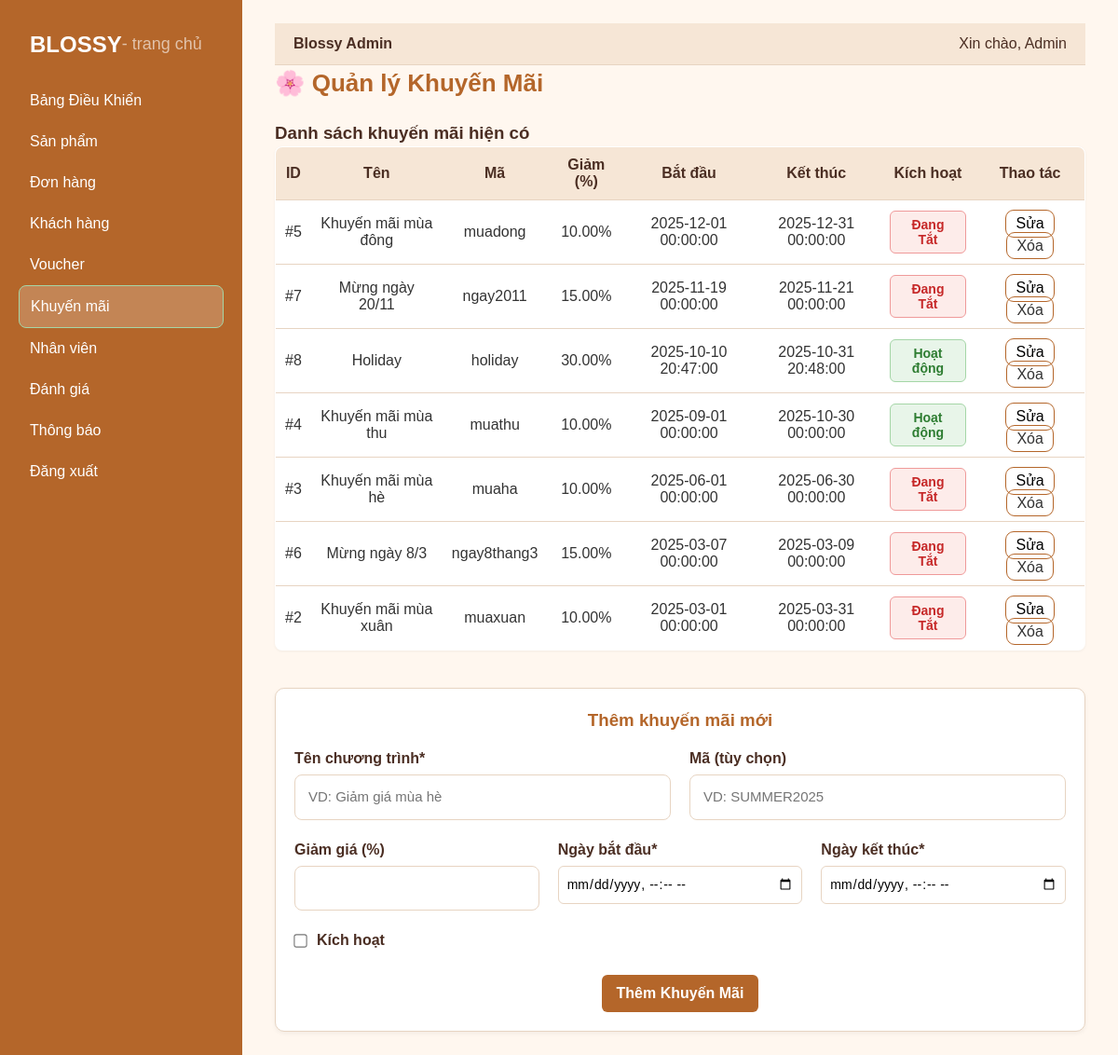
Page /index.php/index.php?controller=adminpromotion&action=index (signed in) on the committed database.
### tables this page shows
CREATE TABLE `promotions` (
  `id` bigint(20) UNSIGNED NOT NULL,
  `code` varchar(64) DEFAULT NULL,
  `name` varchar(191) NOT NULL,
  `discount_percent` decimal(5,2) NOT NULL CHECK (`discount_percent` >= 0 and `discount_percent` <= 100),
  `starts_at` datetime NOT NULL,
  `ends_at` datetime NOT NULL,
  `is_active` tinyint(1) NOT NULL DEFAULT 1,
  `created_by` bigint(20) UNSIGNED DEFAULT NULL,
  `created_at` datetime NOT NULL DEFAULT current_timestamp()
);

### App/Controllers/AdminPromotionController.php (called while the page is built, shortened)
<?php
require_once __DIR__ . '/../Models/AdminPromotionModel.php';
class AdminPromotionController extends BaseController
{
    private $model;
    public function __construct()
    {
        $this->model = new AdminPromotionModel();
    }
    public function index()
    {
        $promotions = $this->model->getAll();
        $this->loadView('Admin.Promotions.List', ['promotions' => $promotions]);
    }
}

### App/Models/Database/database.php (called while the page is built, shortened)
<?php
class Database {
    private $servername = "localhost";
    private $username = "root";
    private $password = "0586964157";
    private $databasename = "web_ban_hoa";
    function connection_database(): PDO {
        try {
            $conn = new PDO(
                "mysql:host=$this->servername;dbname=$this->databasename",
                $this->username,
                $this->password
            );
            $conn->setAttribute(PDO::ATTR_ERRMODE, PDO::ERRMODE_EXCEPTION);
        } catch (PDOException $e) {
            throw $e;
        }
        return $conn;
    }
}
?>

### App/Models/AdminPromotionModel.php (called while the page is built, shortened)
<?php
require_once 'BaseModel.php';
class AdminPromotionModel extends BaseModel
{
    public function getAll()
    {
        $sql = "SELECT * FROM promotions ORDER BY starts_at DESC";
        return $this->query($sql);
    }
}

### App/Models/BaseModel.php (called while the page is built, shortened)
<?php
require_once __DIR__ . '/Database/Database.php';
class BaseModel {
    public $conn;
    public function __construct() {
        $db = new database();
        $this->conn = $db->connection_database();
    }
    protected function query(string $sql): array {
        $stmt = $this->conn->query($sql);
        return $stmt->fetchAll(PDO::FETCH_ASSOC);
    }
}

### App/Views/Admin/Promotions/List.php (the view, shortened to what this page needs)
<link rel="stylesheet" href="<?= BASE_URL ?>Public/Assets/Css/Admin/Promotion.css?v=<?= time() ?>">
<div id="admin-promotion">
  <?php include_once __DIR__ . '/../Layouts/Sidebar.php'; ?>
  <div class="admin-promotion">
    <?php include_once __DIR__ . '/../Layouts/Header.php'; ?>
    <h2 class="admin-title">🌸 Quản lý Khuyến Mãi</h2>
    <div class="admin-promotion__list">
      <h3>Danh sách khuyến mãi hiện có</h3>
      <table class="admin-table">
        <thead>
          <tr>
            <th>ID</th>
            <th>Tên</th>
            <th>Mã</th>
            <th>Giảm (%)</th>
            <th>Bắt đầu</th>
            <th>Kết thúc</th>
            <th>Kích hoạt</th>
            <th>Thao tác</th>
          </tr>
        </thead>
        <tbody>
          <?php if (!empty($promotions)): ?>
            <?php foreach ($promotions as $promo): ?>
              <tr>
                <td>#<?= $promo['id'] ?></td>
                <td><?= htmlspecialchars($promo['name']) ?></td>
                <td><?= htmlspecialchars($promo['code'] ?? '-') ?></td>
                <td><?= htmlspecialchars($promo['discount_percent']) ?>%</td>
                <td><?= htmlspecialchars($promo['starts_at']) ?></td>
                <td><?= htmlspecialchars($promo['ends_at']) ?></td>
                <td>
                  <button
                    class="toggle <?= $promo['is_active'] ? 'active' : 'blocked' ?>"
                    data-id="<?= $promo['id'] ?>">
                    <?= $promo['is_active'] ? 'Hoạt động' : 'Đang Tắt' ?>
                  </button>
                </td>
                <td>
                  <button class="promotion-edit btn-edit"
                    data-id="<?= $promo['id'] ?>"
                    data-name="<?= htmlspecialchars($promo['name']) ?>"
                    data-code="<?= htmlspecialchars($promo['code']) ?>"
                    data-discount="<?= $promo['discount_percent'] ?>"
                    data-start="<?= $promo['starts_at'] ?>"
                    data-end="<?= $promo['ends_at'] ?>"
                    data-active="<?= $promo['is_active'] ?>">Sửa</button>
                  <a href="index.php?controller=adminpromotion&action=delete&id=<?= $promo['id'] ?>"
                     onclick="return confirm('Bạn có chắc muốn xóa khuyến mãi này?')"
                     class="btn-delete">Xóa</a>
                </td>
              </tr>
            <?php endforeach; ?>
          <?php else: ?>
            <tr><td colspan="8" style="text-align:center;">Chưa có khuyến mãi nào</td></tr>
          <?php endif; ?>
        </tbody>
      </table>
    </div>
    <div class="admin-promotion__form">
      <h3 id="promotionFormTitle">Thêm khuyến mãi mới</h3>
      <form method="POST" id="promotionForm" action="index.php?controller=adminpromotion&action=create">
        <div class="form-row">
          <div class="form-group">
            <label for="name">Tên chương trình*</label>
            <input type="text" name="name" id="promotion_name" required placeholder="VD: Giảm giá mùa hè">
          </div>
          <div class="form-group">
            <label for="code">Mã (tùy chọn)</label>
            <input type="text" name="code" id="promotion_code" placeholder="VD: SUMMER2025">
          </div>
        </div>
        <div class="form-row">
          <div class="form-group">
            <label for="discount_percent">Giảm giá (%)</label>
            <input type="number" name="discount_percent" id="promotion_discount" min="1" max="100" required>
          </div>
          <div class="form-group">
            <label for="starts_at">Ngày bắt đầu*</label>
            <input type="datetime-local" name="starts_at" id="promotion_start" required>
          </div>
          <div class="form-group">
            <label for="ends_at">Ngày kết thúc*</label>
            <input type="datetime-local" name="ends_at" id="promotion_end" required>
          </div>
        </div>
        <div class="form-group checkbox">
          <label><input type="checkbox" name="is_active" id="promotion_active"> Kích hoạt</label>
        </div>
        <div class="form-actions">
          <button type="submit" id="promotionSubmitBtn" class="btn btn-primary">Thêm Khuyến Mãi</button>
        </div>
      </form>
    </div>
  </div>
</div>

### Public/Assets/Css/Admin/Promotion.css (style rules this page uses)
#admin-promotion { display: flex; background: var(--bg); color: var(--text); font-family: "Poppins", sans-serif; min-height: 100vh; width: 100%; }
.admin-promotion { flex: 1; padding: 25px 35px; }
.admin-title { font-size: 26px; font-weight: 700; color: var(--primary); margin-bottom: 20px; }
.admin-promotion__list { margin-bottom: 40px; }
.admin-table { width: 100%; border-collapse: collapse; background: var(--panel-bg); border: 1px solid var(--header-border); border-radius: 8px; overflow: hidden; box-shadow: 0 1px 3px rgba(0, 0, 0, 0.05); }
.admin-table th { background: var(--header-bg); color: var(--text); padding: 10px; border-bottom: 1px solid var(--header-border); font-weight: 600; }
.admin-table td { text-align: center; padding: 10px; border-bottom: 1px solid var(--header-border); }
.promotion-edit, .btn-delete, .promotion-toggle { cursor: pointer; font-size: 18px; margin: 0 3px; }
.admin-promotion__form { background: var(--panel-bg); border: 1px solid var(--header-border); border-radius: 10px; padding: 20px; box-shadow: 0 2px 5px rgba(0, 0, 0, 0.05); }
.admin-promotion__form h3 { margin-bottom: 15px; color: var(--primary); text-align: center; }
.form-row { display: flex; gap: 20px; margin-bottom: 15px; }
.form-group { flex: 1; display: flex; flex-direction: column; }
.form-group label { font-weight: 600; margin-bottom: 5px; }
.form-group input { border: 1px solid var(--header-border); border-radius: 6px; padding: 8px; font-size: 14px; }
.checkbox label { display: flex; align-items: center; gap: 5px; }
.form-actions { display: flex; justify-content: center; gap: 15px; margin-top: 15px; }
.btn { border: none; padding: 8px 16px; border-radius: 6px; cursor: pointer; font-weight: 600; transition: 0.2s; }
.btn-primary { background: var(--primary); color: #fff; }

### Public/Assets/Css/admin_style.css (style rules this page uses)
form { display: flex; flex-direction: column; gap: 5px; }
form label { font-weight: 600; color: var(--text); margin-bottom: 4px; display: block; }
form input[type="text"], form input[type="number"], form select, form textarea { width: 100%; padding: 12px 14px; border: 1px solid var(--header-border); border-radius: 8px; font-size: 15px; background: #fff; color: var(--text); transition: border-color 0.2s ease; box-sizing: border-box; }
form label input[type="checkbox"] { margin-right: 6px; transform: scale(1.1); }
.btn-edit, .btn-delete { border: none; background: transparent; cursor: pointer; font-size: 16px; border: 1px solid var(--primary); padding: 5px 10px; border-radius: 9px; }
.toggle { padding: 6px 12px; border-radius: 6px; font-weight: 600; font-size: 14px; border: none; cursor: pointer; transition: all 0.25s ease; }
.active { background-color: #e8f5e9; color: #2e7d32; border: 1px solid #a5d6a7; }
.blocked { background-color: #fdecea; color: #c62828; border: 1px solid #ef9a9a; }

### rows in the picture
promotions: id "5", name "Khuyến mãi mùa đông", code "muadong", discount_percent "10.00", starts_at "2025-12-01 00:00:00", ends_at "2025-12-31 00:00:00", is_active "Đang Tắt"
promotions: id "7", name "Mừng ngày 20/11", code "ngay2011", discount_percent "15.00", starts_at "2025-11-19 00:00:00", ends_at "2025-11-21 00:00:00", is_active "Đang Tắt"
promotions: id "8", name "Holiday", code "holiday", discount_percent "30.00", starts_at "2025-10-10 20:47:00", ends_at "2025-10-31 20:48:00", is_active "Hoạt động"
promotions: id "4", name "Khuyến mãi mùa thu", code "muathu", discount_percent "10.00", starts_at "2025-09-01 00:00:00", ends_at "2025-10-30 00:00:00", is_active "Hoạt động"
promotions: id "3", name "Khuyến mãi mùa hè", code "muaha", discount_percent "10.00", starts_at "2025-06-01 00:00:00", ends_at "2025-06-30 00:00:00", is_active "Đang Tắt"
promotions: id "6", name "Mừng ngày 8/3", code "ngay8thang3", discount_percent "15.00", starts_at "2025-03-07 00:00:00", ends_at "2025-03-09 00:00:00", is_active "Đang Tắt"
promotions: id "2", name "Khuyến mãi mùa xuân", code "muaxuan", discount_percent "10.00", starts_at "2025-03-01 00:00:00", ends_at "2025-03-31 00:00:00", is_active "Đang Tắt"

### other values in the picture
$_SESSION['user']['name'] "Admin"
